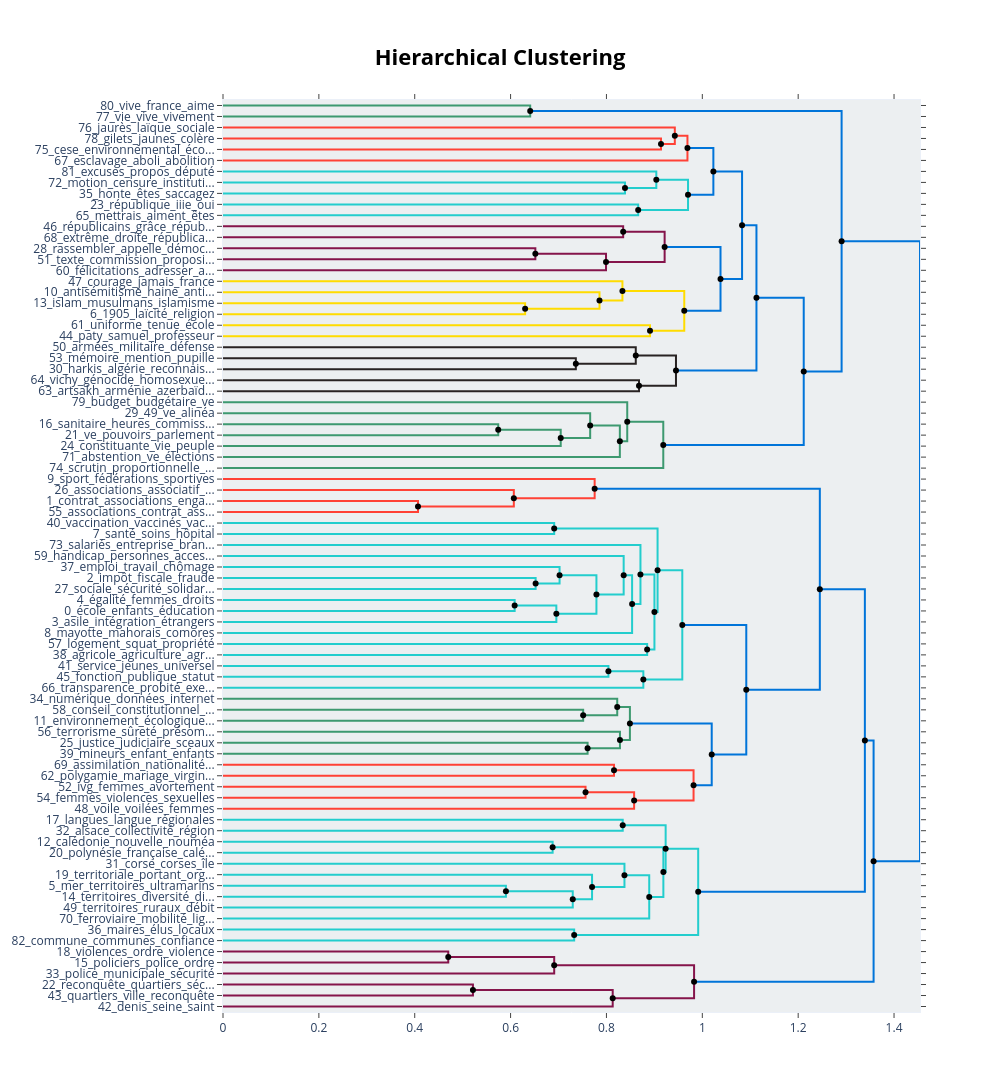

Notebook source saved alongside this figure:
### Code cell
fig_hierarchical = topic_model.visualize_hierarchy(
    hierarchical_topics=hierarchical_topics
)
fig_hierarchical

### Figure 1 — Plotly figure (JSON) as saved in the notebook; plotly's stock layout.template omitted (floating-point values rounded to 4 significant figures)
{"data": [{"hoverinfo": "text", "marker": {"color": "rgb(61,153,112)"}, "mode": "lines", "text": ["vive_france_aime_solennel_république", "", "", "vie_vive_vivement_constituante_république"], "type": "scatter", "x": [0.0, 0.6409, 0.6409, 0.0], "xaxis": "x", "y": [-5.0, -5.0, -15.0, -15.0], "yaxis": "y"}, {"hoverinfo": "text", "marker": {"color": "rgb(255,65,54)"}, "mode": "lines", "text": ["gilets_jaunes_colère_gilet_pays", "", "", "cese_environnemental_économique_conseil_social"], "type": "scatter", "x": [0.0, 0.9138, 0.9138, 0.0], "xaxis": "x", "y": [-35.0, -35.0, -45.0, -45.0], "yaxis": "y"}, {"hoverinfo": "text", "marker": {"color": "rgb(255,65,54)"}, "mode": "lines", "text": ["jaurès_laïque_sociale_restera_jean", "", "", "cese_gilets_jaunes_environnemental_économique"], "type": "scatter", "x": [0.0, 0.9426, 0.9426, 0.9138], "xaxis": "x", "y": [-25.0, -25.0, -40.0, -40.0], "yaxis": "y"}, {"hoverinfo": "text", "marker": {"color": "rgb(255,65,54)"}, "mode": "lines", "text": ["cese_sociale_jaurès_laïque_gilets", "", "", "esclavage_aboli_abolition_crime_martinique"], "type": "scatter", "x": [0.9426, 0.969, 0.969, 0.0], "xaxis": "x", "y": [-32.5, -32.5, -55.0, -55.0], "yaxis": "y"}, {"hoverinfo": "text", "marker": {"color": "rgb(35,205,205)"}, "mode": "lines", "text": ["motion_censure_institutions_cherchez_madame", "", "", "honte_êtes_saccagez_république_détruire"], "type": "scatter", "x": [0.0, 0.8386, 0.8386, 0.0], "xaxis": "x", "y": [-75.0, -75.0, -85.0, -85.0], "yaxis": "y"}, {"hoverinfo": "text", "marker": {"color": "rgb(35,205,205)"}, "mode": "lines", "text": ["excuses_propos_député_collègue_présenter", "", "", "honte_êtes_république_institutions_motion"], "type": "scatter", "x": [0.0, 0.904, 0.904, 0.8386], "xaxis": "x", "y": [-65.0, -65.0, -80.0, -80.0], "yaxis": "y"}, {"hoverinfo": "text", "marker": {"color": "rgb(35,205,205)"}, "mode": "lines", "text": ["république_iiie_oui_fusibles_revenez", "", "", "mettrais_aiment_êtes_suspicion_républicain"], "type": "scatter", "x": [0.0, 0.8662, 0.8662, 0.0], "xaxis": "x", "y": [-95.0, -95.0, -105.0, -105.0], "yaxis": "y"}, {"hoverinfo": "text", "marker": {"color": "rgb(35,205,205)"}, "mode": "lines", "text": ["honte_êtes_république_avez_excuses", "", "", "république_mettrais_êtes_républicain_iiie"], "type": "scatter", "x": [0.904, 0.9702, 0.9702, 0.8662], "xaxis": "x", "y": [-72.5, -72.5, -100.0, -100.0], "yaxis": "y"}, {"hoverinfo": "text", "marker": {"color": "rgb(0,116,217)"}, "mode": "lines", "text": ["esclavage_cese_sociale_jaurès_laïque", "", "", "république_êtes_honte_avez_excuses"], "type": "scatter", "x": [0.969, 1.023, 1.023, 0.9702], "xaxis": "x", "y": [-43.75, -43.75, -86.25, -86.25], "yaxis": "y"}, {"hoverinfo": "text", "marker": {"color": "rgb(133,20,75)"}, "mode": "lines", "text": ["républicains_grâce_républicain_discours_vrais", "", "", "extrême_droite_républicains_opposition_socialistes"], "type": "scatter", "x": [0.0, 0.8349, 0.8349, 0.0], "xaxis": "x", "y": [-115.0, -115.0, -125.0, -125.0], "yaxis": "y"}, {"hoverinfo": "text", "marker": {"color": "rgb(133,20,75)"}, "mode": "lines", "text": ["rassembler_appelle_démocratie_ensemble_autour", "", "", "texte_commission_proposition_travail_groupes"], "type": "scatter", "x": [0.0, 0.6517, 0.6517, 0.0], "xaxis": "x", "y": [-135.0, -135.0, -145.0, -145.0], "yaxis": "y"}, {"hoverinfo": "text", "marker": {"color": "rgb(133,20,75)"}, "mode": "lines", "text": ["rassembler_ensemble_texte_républicains_autour", "", "", "félicitations_adresser_adresse_député_monsieur"], "type": "scatter", "x": [0.6517, 0.7991, 0.7991, 0.0], "xaxis": "x", "y": [-140.0, -140.0, -155.0, -155.0], "yaxis": "y"}, {"hoverinfo": "text", "marker": {"color": "rgb(133,20,75)"}, "mode": "lines", "text": ["républicains_droite_extrême_républicain_grâce", "", "", "ensemble_rassembler_texte_députés_félicitations"], "type": "scatter", "x": [0.8349, 0.9214, 0.9214, 0.7991], "xaxis": "x", "y": [-120.0, -120.0, -147.5, -147.5], "yaxis": "y"}, {"hoverinfo": "text", "marker": {"color": "rgb(255,220,0)"}, "mode": "lines", "text": ["islam_musulmans_islamisme_islamiste_contre", "", "", "1905_laïcité_religion_culte_liberté"], "type": "scatter", "x": [0.0, 0.6303, 0.6303, 0.0], "xaxis": "x", "y": [-185.0, -185.0, -195.0, -195.0], "yaxis": "y"}, {"hoverinfo": "text", "marker": {"color": "rgb(255,220,0)"}, "mode": "lines", "text": ["antisémitisme_haine_antisémites_racisme_juifs", "", "", "laïcité_religion_1905_culte_islam"], "type": "scatter", "x": [0.0, 0.7855, 0.7855, 0.6303], "xaxis": "x", "y": [-175.0, -175.0, -190.0, -190.0], "yaxis": "y"}, {"hoverinfo": "text", "marker": {"color": "rgb(255,220,0)"}, "mode": "lines", "text": ["courage_jamais_france_république_ennemis", "", "", "antisémitisme_laïcité_religion_1905_culte"], "type": "scatter", "x": [0.0, 0.8333, 0.8333, 0.7855], "xaxis": "x", "y": [-165.0, -165.0, -182.5, -182.5], "yaxis": "y"}, {"hoverinfo": "text", "marker": {"color": "rgb(255,220,0)"}, "mode": "lines", "text": ["uniforme_tenue_école_port_scolaire", "", "", "paty_samuel_professeur_assassinat_islamiste"], "type": "scatter", "x": [0.0, 0.8909, 0.8909, 0.0], "xaxis": "x", "y": [-205.0, -205.0, -215.0, -215.0], "yaxis": "y"}, {"hoverinfo": "text", "marker": {"color": "rgb(255,220,0)"}, "mode": "lines", "text": ["antisémitisme_laïcité_religion_1905_culte", "", "", "paty_samuel_uniforme_école_professeur"], "type": "scatter", "x": [0.8333, 0.9623, 0.9623, 0.8909], "xaxis": "x", "y": [-173.8, -173.8, -210.0, -210.0], "yaxis": "y"}, {"hoverinfo": "text", "marker": {"color": "rgb(0,116,217)"}, "mode": "lines", "text": ["républicains_ensemble_texte_rassembler_députés", "", "", "antisémitisme_laïcité_religion_1905_culte"], "type": "scatter", "x": [0.9214, 1.038, 1.038, 0.9623], "xaxis": "x", "y": [-133.8, -133.8, -191.9, -191.9], "yaxis": "y"}, {"hoverinfo": "text", "marker": {"color": "rgb(0,116,217)"}, "mode": "lines", "text": ["esclavage_cese_république_sociale_jaurès", "", "", "antisémitisme_laïcité_religion_1905_république"], "type": "scatter", "x": [1.023, 1.083, 1.083, 1.038], "xaxis": "x", "y": [-65.0, -65.0, -162.8, -162.8], "yaxis": "y"}, {"hoverinfo": "text", "marker": {"color": "rgb(40,35,35)"}, "mode": "lines", "text": ["mémoire_mention_pupille_combattants_morts", "", "", "harkis_algérie_reconnaissance_réparation_mémoire"], "type": "scatter", "x": [0.0, 0.7361, 0.7361, 0.0], "xaxis": "x", "y": [-235.0, -235.0, -245.0, -245.0], "yaxis": "y"}, {"hoverinfo": "text", "marker": {"color": "rgb(40,35,35)"}, "mode": "lines", "text": ["armées_militaire_défense_militaires_ministère", "", "", "harkis_reconnaissance_algérie_mémoire_réparation"], "type": "scatter", "x": [0.0, 0.8612, 0.8612, 0.7361], "xaxis": "x", "y": [-225.0, -225.0, -240.0, -240.0], "yaxis": "y"}, {"hoverinfo": "text", "marker": {"color": "rgb(40,35,35)"}, "mode": "lines", "text": ["vichy_génocide_homosexuelles_homosexualité_régime", "", "", "artsakh_arménie_azerbaïdjan_karabakh_arméniens"], "type": "scatter", "x": [0.0, 0.868, 0.868, 0.0], "xaxis": "x", "y": [-255.0, -255.0, -265.0, -265.0], "yaxis": "y"}, {"hoverinfo": "text", "marker": {"color": "rgb(40,35,35)"}, "mode": "lines", "text": ["harkis_reconnaissance_mémoire_algérie_armées", "", "", "artsakh_arménie_azerbaïdjan_karabakh_vichy"], "type": "scatter", "x": [0.8612, 0.9451, 0.9451, 0.868], "xaxis": "x", "y": [-232.5, -232.5, -260.0, -260.0], "yaxis": "y"}, {"hoverinfo": "text", "marker": {"color": "rgb(0,116,217)"}, "mode": "lines", "text": ["république_antisémitisme_laïcité_religion_1905", "", "", "harkis_reconnaissance_mémoire_armées_algérie"], "type": "scatter", "x": [1.083, 1.113, 1.113, 0.9451], "xaxis": "x", "y": [-113.9, -113.9, -246.2, -246.2], "yaxis": "y"}, {"hoverinfo": "text", "marker": {"color": "rgb(61,153,112)"}, "mode": "lines", "text": ["sanitaire_heures_commission_parlement_crise", "", "", "ve_pouvoirs_parlement_président_exécutif"], "type": "scatter", "x": [0.0, 0.5742, 0.5742, 0.0], "xaxis": "x", "y": [-295.0, -295.0, -305.0, -305.0], "yaxis": "y"}, {"hoverinfo": "text", "marker": {"color": "rgb(61,153,112)"}, "mode": "lines", "text": ["ve_parlement_pouvoirs_président_république", "", "", "constituante_vie_peuple_assemblée_référendum"], "type": "scatter", "x": [0.5742, 0.7046, 0.7046, 0.0], "xaxis": "x", "y": [-300.0, -300.0, -315.0, -315.0], "yaxis": "y"}, {"hoverinfo": "text", "marker": {"color": "rgb(61,153,112)"}, "mode": "lines", "text": ["49_ve_alinéa_recours_censure", "", "", "ve_parlement_institutions_assemblée_constituante"], "type": "scatter", "x": [0.0, 0.766, 0.766, 0.7046], "xaxis": "x", "y": [-285.0, -285.0, -307.5, -307.5], "yaxis": "y"}, {"hoverinfo": "text", "marker": {"color": "rgb(61,153,112)"}, "mode": "lines", "text": ["ve_49_parlement_assemblée_institutions", "", "", "abstention_ve_élections_suffrage_politique"], "type": "scatter", "x": [0.766, 0.8279, 0.8279, 0.0], "xaxis": "x", "y": [-296.2, -296.2, -325.0, -325.0], "yaxis": "y"}, {"hoverinfo": "text", "marker": {"color": "rgb(61,153,112)"}, "mode": "lines", "text": ["budget_budgétaire_ve_recettes_articles", "", "", "ve_49_parlement_assemblée_institutions"], "type": "scatter", "x": [0.0, 0.8434, 0.8434, 0.8279], "xaxis": "x", "y": [-275.0, -275.0, -310.6, -310.6], "yaxis": "y"}, {"hoverinfo": "text", "marker": {"color": "rgb(61,153,112)"}, "mode": "lines", "text": ["ve_49_parlement_assemblée_institutions", "", "", "scrutin_proportionnelle_instabilité_ive_mode"], "type": "scatter", "x": [0.8434, 0.9186, 0.9186, 0.0], "xaxis": "x", "y": [-292.8, -292.8, -335.0, -335.0], "yaxis": "y"}, {"hoverinfo": "text", "marker": {"color": "rgb(0,116,217)"}, "mode": "lines", "text": ["république_antisémitisme_france_laïcité_qu", "", "", "ve_49_parlement_assemblée_institutions"], "type": "scatter", "x": [1.113, 1.212, 1.212, 0.9186], "xaxis": "x", "y": [-180.1, -180.1, -313.9, -313.9], "yaxis": "y"}, {"hoverinfo": "text", "marker": {"color": "rgb(0,116,217)"}, "mode": "lines", "text": ["vive_vie_vivement_république_france", "", "", "république_ve_qu_france_assemblée"], "type": "scatter", "x": [0.6409, 1.291, 1.291, 1.212], "xaxis": "x", "y": [-10.0, -10.0, -247.0, -247.0], "yaxis": "y"}, {"hoverinfo": "text", "marker": {"color": "rgb(255,65,54)"}, "mode": "lines", "text": ["contrat_associations_engagement_association_républicain", "", "", "associations_contrat_association_engagement_cultuelles"], "type": "scatter", "x": [0.0, 0.4069, 0.4069, 0.0], "xaxis": "x", "y": [-365.0, -365.0, -375.0, -375.0], "yaxis": "y"}, {"hoverinfo": "text", "marker": {"color": "rgb(255,65,54)"}, "mode": "lines", "text": ["associations_associatif_bénévoles_millions_associative", "", "", "contrat_associations_engagement_association_républicain"], "type": "scatter", "x": [0.0, 0.6068, 0.6068, 0.4069], "xaxis": "x", "y": [-355.0, -355.0, -370.0, -370.0], "yaxis": "y"}, {"hoverinfo": "text", "marker": {"color": "rgb(255,65,54)"}, "mode": "lines", "text": ["sport_fédérations_sportives_sportif_sportifs", "", "", "associations_contrat_engagement_association_républicain"], "type": "scatter", "x": [0.0, 0.7754, 0.7754, 0.6068], "xaxis": "x", "y": [-345.0, -345.0, -362.5, -362.5], "yaxis": "y"}, {"hoverinfo": "text", "marker": {"color": "rgb(35,205,205)"}, "mode": "lines", "text": ["vaccination_vaccinés_vaccinale_vacciner_soignants", "", "", "santé_soins_hôpital_accès_sanitaire"], "type": "scatter", "x": [0.0, 0.6909, 0.6909, 0.0], "xaxis": "x", "y": [-385.0, -385.0, -395.0, -395.0], "yaxis": "y"}, {"hoverinfo": "text", "marker": {"color": "rgb(35,205,205)"}, "mode": "lines", "text": ["impôt_fiscale_fraude_euros_milliards", "", "", "sociale_sécurité_solidarité_système_retraite"], "type": "scatter", "x": [0.0, 0.6522, 0.6522, 0.0], "xaxis": "x", "y": [-435.0, -435.0, -445.0, -445.0], "yaxis": "y"}, {"hoverinfo": "text", "marker": {"color": "rgb(35,205,205)"}, "mode": "lines", "text": ["emploi_travail_chômage_entreprises_croissance", "", "", "impôt_fiscale_fraude_sociale_euros"], "type": "scatter", "x": [0.0, 0.7022, 0.7022, 0.6522], "xaxis": "x", "y": [-425.0, -425.0, -440.0, -440.0], "yaxis": "y"}, {"hoverinfo": "text", "marker": {"color": "rgb(35,205,205)"}, "mode": "lines", "text": ["égalité_femmes_droits_hommes_fraternité", "", "", "école_enfants_éducation_élèves_enseignement"], "type": "scatter", "x": [0.0, 0.6085, 0.6085, 0.0], "xaxis": "x", "y": [-455.0, -455.0, -465.0, -465.0], "yaxis": "y"}, {"hoverinfo": "text", "marker": {"color": "rgb(35,205,205)"}, "mode": "lines", "text": ["école_enfants_éducation_élèves_enseignement", "", "", "asile_intégration_étrangers_immigration_accueil"], "type": "scatter", "x": [0.6085, 0.6955, 0.6955, 0.0], "xaxis": "x", "y": [-460.0, -460.0, -475.0, -475.0], "yaxis": "y"}, {"hoverinfo": "text", "marker": {"color": "rgb(35,205,205)"}, "mode": "lines", "text": ["impôt_fiscale_fraude_sociale_euros", "", "", "école_enfants_éducation_élèves_enseignement"], "type": "scatter", "x": [0.7022, 0.7791, 0.7791, 0.6955], "xaxis": "x", "y": [-432.5, -432.5, -467.5, -467.5], "yaxis": "y"}, {"hoverinfo": "text", "marker": {"color": "rgb(35,205,205)"}, "mode": "lines", "text": ["handicap_personnes_accessibilité_handicapées_situation", "", "", "école_enfants_éducation_élèves_république"], "type": "scatter", "x": [0.0, 0.8359, 0.8359, 0.7791], "xaxis": "x", "y": [-415.0, -415.0, -450.0, -450.0], "yaxis": "y"}, {"hoverinfo": "text", "marker": {"color": "rgb(35,205,205)"}, "mode": "lines", "text": ["école_enfants_éducation_élèves_république", "", "", "mayotte_mahorais_comores_territoire_situation"], "type": "scatter", "x": [0.8359, 0.8535, 0.8535, 0.0], "xaxis": "x", "y": [-432.5, -432.5, -485.0, -485.0], "yaxis": "y"}, {"hoverinfo": "text", "marker": {"color": "rgb(35,205,205)"}, "mode": "lines", "text": ["salariés_entreprise_branche_entreprises_travailleurs", "", "", "école_enfants_éducation_élèves_république"], "type": "scatter", "x": [0.0, 0.8709, 0.8709, 0.8535], "xaxis": "x", "y": [-405.0, -405.0, -458.8, -458.8], "yaxis": "y"}, {"hoverinfo": "text", "marker": {"color": "rgb(35,205,205)"}, "mode": "lines", "text": ["logement_squat_propriété_propriétaires_squatteurs", "", "", "agricole_agriculture_agriculteurs_alimentaire_alimentation"], "type": "scatter", "x": [0.0, 0.8849, 0.8849, 0.0], "xaxis": "x", "y": [-495.0, -495.0, -505.0, -505.0], "yaxis": "y"}, {"hoverinfo": "text", "marker": {"color": "rgb(35,205,205)"}, "mode": "lines", "text": ["école_enfants_éducation_république_élèves", "", "", "agricole_agriculture_agriculteurs_logement_squat"], "type": "scatter", "x": [0.8709, 0.9001, 0.9001, 0.8849], "xaxis": "x", "y": [-431.9, -431.9, -500.0, -500.0], "yaxis": "y"}, {"hoverinfo": "text", "marker": {"color": "rgb(35,205,205)"}, "mode": "lines", "text": ["santé_soins_hôpital_sanitaire_soignants", "", "", "école_enfants_éducation_république_élèves"], "type": "scatter", "x": [0.6909, 0.9066, 0.9066, 0.9001], "xaxis": "x", "y": [-390.0, -390.0, -465.9, -465.9], "yaxis": "y"}, {"hoverinfo": "text", "marker": {"color": "rgb(35,205,205)"}, "mode": "lines", "text": ["service_jeunes_universel_snu_national", "", "", "fonction_publique_statut_publics_service"], "type": "scatter", "x": [0.0, 0.8041, 0.8041, 0.0], "xaxis": "x", "y": [-515.0, -515.0, -525.0, -525.0], "yaxis": "y"}, {"hoverinfo": "text", "marker": {"color": "rgb(35,205,205)"}, "mode": "lines", "text": ["service_jeunes_universel_snu_fonction", "", "", "transparence_probité_exemplarité_corruption_confiance"], "type": "scatter", "x": [0.8041, 0.877, 0.877, 0.0], "xaxis": "x", "y": [-520.0, -520.0, -535.0, -535.0], "yaxis": "y"}, {"hoverinfo": "text", "marker": {"color": "rgb(35,205,205)"}, "mode": "lines", "text": ["école_enfants_république_éducation_égalité", "", "", "service_jeunes_universel_snu_publique"], "type": "scatter", "x": [0.9066, 0.9582, 0.9582, 0.877], "xaxis": "x", "y": [-428.0, -428.0, -527.5, -527.5], "yaxis": "y"}, {"hoverinfo": "text", "marker": {"color": "rgb(61,153,112)"}, "mode": "lines", "text": ["conseil_constitutionnel_principes_dispositions_avis", "", "", "environnement_écologique_préservation_climatique_constitution"], "type": "scatter", "x": [0.0, 0.7514, 0.7514, 0.0], "xaxis": "x", "y": [-555.0, -555.0, -565.0, -565.0], "yaxis": "y"}, {"hoverinfo": "text", "marker": {"color": "rgb(61,153,112)"}, "mode": "lines", "text": ["numérique_données_internet_cnil_loi", "", "", "environnement_écologique_préservation_climatique_constitution"], "type": "scatter", "x": [0.0, 0.8225, 0.8225, 0.7514], "xaxis": "x", "y": [-545.0, -545.0, -560.0, -560.0], "yaxis": "y"}, {"hoverinfo": "text", "marker": {"color": "rgb(61,153,112)"}, "mode": "lines", "text": ["justice_judiciaire_sceaux_garde_juges", "", "", "mineurs_enfant_enfants_âge_mineur"], "type": "scatter", "x": [0.0, 0.7607, 0.7607, 0.0], "xaxis": "x", "y": [-585.0, -585.0, -595.0, -595.0], "yaxis": "y"}, {"hoverinfo": "text", "marker": {"color": "rgb(61,153,112)"}, "mode": "lines", "text": ["terrorisme_sûreté_présomption_état_urgence", "", "", "justice_mineurs_judiciaire_pénale_sceaux"], "type": "scatter", "x": [0.0, 0.8282, 0.8282, 0.7607], "xaxis": "x", "y": [-575.0, -575.0, -590.0, -590.0], "yaxis": "y"}, {"hoverinfo": "text", "marker": {"color": "rgb(61,153,112)"}, "mode": "lines", "text": ["environnement_écologique_préservation_numérique_climatique", "", "", "justice_mineurs_judiciaire_sceaux_pénale"], "type": "scatter", "x": [0.8225, 0.8489, 0.8489, 0.8282], "xaxis": "x", "y": [-552.5, -552.5, -582.5, -582.5], "yaxis": "y"}, {"hoverinfo": "text", "marker": {"color": "rgb(255,65,54)"}, "mode": "lines", "text": ["assimilation_nationalité_française_sol_français", "", "", "polygamie_mariage_virginité_civil_mariages"], "type": "scatter", "x": [0.0, 0.8158, 0.8158, 0.0], "xaxis": "x", "y": [-605.0, -605.0, -615.0, -615.0], "yaxis": "y"}, {"hoverinfo": "text", "marker": {"color": "rgb(255,65,54)"}, "mode": "lines", "text": ["ivg_femmes_avortement_grossesse_clause", "", "", "femmes_violences_sexuelles_rue_mutilations"], "type": "scatter", "x": [0.0, 0.7564, 0.7564, 0.0], "xaxis": "x", "y": [-625.0, -625.0, -635.0, -635.0], "yaxis": "y"}, {"hoverinfo": "text", "marker": {"color": "rgb(255,65,54)"}, "mode": "lines", "text": ["femmes_ivg_avortement_violences_sexuelles", "", "", "voile_voilées_femmes_port_refusé"], "type": "scatter", "x": [0.7564, 0.8577, 0.8577, 0.0], "xaxis": "x", "y": [-630.0, -630.0, -645.0, -645.0], "yaxis": "y"}, {"hoverinfo": "text", "marker": {"color": "rgb(255,65,54)"}, "mode": "lines", "text": ["nationalité_assimilation_mariage_polygamie_civil", "", "", "femmes_voile_ivg_avortement_femme"], "type": "scatter", "x": [0.8158, 0.9817, 0.9817, 0.8577], "xaxis": "x", "y": [-610.0, -610.0, -637.5, -637.5], "yaxis": "y"}, {"hoverinfo": "text", "marker": {"color": "rgb(0,116,217)"}, "mode": "lines", "text": ["environnement_justice_écologique_préservation_numérique", "", "", "femmes_voile_ivg_droit_nationalité"], "type": "scatter", "x": [0.8489, 1.02, 1.02, 0.9817], "xaxis": "x", "y": [-567.5, -567.5, -623.8, -623.8], "yaxis": "y"}, {"hoverinfo": "text", "marker": {"color": "rgb(0,116,217)"}, "mode": "lines", "text": ["école_enfants_république_éducation_égalité", "", "", "environnement_femmes_justice_droit_écologique"], "type": "scatter", "x": [0.9582, 1.092, 1.092, 1.02], "xaxis": "x", "y": [-477.7, -477.7, -595.6, -595.6], "yaxis": "y"}, {"hoverinfo": "text", "marker": {"color": "rgb(0,116,217)"}, "mode": "lines", "text": ["associations_contrat_engagement_association_sport", "", "", "école_république_enfants_qu_égalité"], "type": "scatter", "x": [0.7754, 1.245, 1.245, 1.092], "xaxis": "x", "y": [-353.8, -353.8, -536.7, -536.7], "yaxis": "y"}, {"hoverinfo": "text", "marker": {"color": "rgb(35,205,205)"}, "mode": "lines", "text": ["langues_langue_régionales_français_régionale", "", "", "alsace_collectivité_région_alsaciens_moselle"], "type": "scatter", "x": [0.0, 0.834, 0.834, 0.0], "xaxis": "x", "y": [-655.0, -655.0, -665.0, -665.0], "yaxis": "y"}, {"hoverinfo": "text", "marker": {"color": "rgb(35,205,205)"}, "mode": "lines", "text": ["calédonie_nouvelle_nouméa_calédoniens_accord", "", "", "polynésie_française_calédonie_statut_mer"], "type": "scatter", "x": [0.0, 0.6877, 0.6877, 0.0], "xaxis": "x", "y": [-675.0, -675.0, -685.0, -685.0], "yaxis": "y"}, {"hoverinfo": "text", "marker": {"color": "rgb(35,205,205)"}, "mode": "lines", "text": ["mer_territoires_ultramarins_guyane_hexagone", "", "", "territoires_diversité_différenciation_décentralisation_décentralisée"], "type": "scatter", "x": [0.0, 0.5902, 0.5902, 0.0], "xaxis": "x", "y": [-715.0, -715.0, -725.0, -725.0], "yaxis": "y"}, {"hoverinfo": "text", "marker": {"color": "rgb(35,205,205)"}, "mode": "lines", "text": ["mer_territoires_ultramarins_guyane_différenciation", "", "", "territoires_ruraux_débit_métropoles_accès"], "type": "scatter", "x": [0.5902, 0.7297, 0.7297, 0.0], "xaxis": "x", "y": [-720.0, -720.0, -735.0, -735.0], "yaxis": "y"}, {"hoverinfo": "text", "marker": {"color": "rgb(35,205,205)"}, "mode": "lines", "text": ["territoriale_portant_organisation_nouvelle_loi", "", "", "mer_territoires_ultramarins_différenciation_guyane"], "type": "scatter", "x": [0.0, 0.77, 0.77, 0.7297], "xaxis": "x", "y": [-705.0, -705.0, -727.5, -727.5], "yaxis": "y"}, {"hoverinfo": "text", "marker": {"color": "rgb(35,205,205)"}, "mode": "lines", "text": ["corse_corses_île_statut_autonomie", "", "", "territoires_mer_territoriale_organisation_portant"], "type": "scatter", "x": [0.0, 0.8376, 0.8376, 0.77], "xaxis": "x", "y": [-695.0, -695.0, -716.2, -716.2], "yaxis": "y"}, {"hoverinfo": "text", "marker": {"color": "rgb(35,205,205)"}, "mode": "lines", "text": ["territoires_mer_territoriale_organisation_corse", "", "", "ferroviaire_mobilité_lignes_sncf_transport"], "type": "scatter", "x": [0.8376, 0.8892, 0.8892, 0.0], "xaxis": "x", "y": [-705.6, -705.6, -745.0, -745.0], "yaxis": "y"}, {"hoverinfo": "text", "marker": {"color": "rgb(35,205,205)"}, "mode": "lines", "text": ["calédonie_polynésie_nouvelle_française_calédoniens", "", "", "territoires_mer_territoriale_organisation_corse"], "type": "scatter", "x": [0.6877, 0.9187, 0.9187, 0.8892], "xaxis": "x", "y": [-680.0, -680.0, -725.3, -725.3], "yaxis": "y"}, {"hoverinfo": "text", "marker": {"color": "rgb(35,205,205)"}, "mode": "lines", "text": ["langues_langue_régionales_alsace_français", "", "", "mer_territoires_nouvelle_calédonie_territoriale"], "type": "scatter", "x": [0.834, 0.9235, 0.9235, 0.9187], "xaxis": "x", "y": [-660.0, -660.0, -702.7, -702.7], "yaxis": "y"}, {"hoverinfo": "text", "marker": {"color": "rgb(35,205,205)"}, "mode": "lines", "text": ["maires_élus_locaux_maire_quotidien", "", "", "commune_communes_confiance_décentralisée_collectivités"], "type": "scatter", "x": [0.0, 0.7326, 0.7326, 0.0], "xaxis": "x", "y": [-755.0, -755.0, -765.0, -765.0], "yaxis": "y"}, {"hoverinfo": "text", "marker": {"color": "rgb(35,205,205)"}, "mode": "lines", "text": ["territoires_mer_nouvelle_calédonie_territoriale", "", "", "maires_élus_locaux_commune_maire"], "type": "scatter", "x": [0.9235, 0.9914, 0.9914, 0.7326], "xaxis": "x", "y": [-681.3, -681.3, -760.0, -760.0], "yaxis": "y"}, {"hoverinfo": "text", "marker": {"color": "rgb(0,116,217)"}, "mode": "lines", "text": ["école_république_contrat_qu_enfants", "", "", "territoires_mer_nouvelle_calédonie_territoriale"], "type": "scatter", "x": [1.245, 1.339, 1.339, 0.9914], "xaxis": "x", "y": [-445.2, -445.2, -720.7, -720.7], "yaxis": "y"}, {"hoverinfo": "text", "marker": {"color": "rgb(133,20,75)"}, "mode": "lines", "text": ["violences_ordre_violence_élus_policiers", "", "", "policiers_police_ordre_gendarmes_forces"], "type": "scatter", "x": [0.0, 0.47, 0.47, 0.0], "xaxis": "x", "y": [-775.0, -775.0, -785.0, -785.0], "yaxis": "y"}, {"hoverinfo": "text", "marker": {"color": "rgb(133,20,75)"}, "mode": "lines", "text": ["policiers_ordre_forces_gendarmes_violences", "", "", "police_municipale_sécurité_nationale_proximité"], "type": "scatter", "x": [0.47, 0.691, 0.691, 0.0], "xaxis": "x", "y": [-780.0, -780.0, -795.0, -795.0], "yaxis": "y"}, {"hoverinfo": "text", "marker": {"color": "rgb(133,20,75)"}, "mode": "lines", "text": ["reconquête_quartiers_sécurité_police_policiers", "", "", "quartiers_ville_reconquête_politique_habitants"], "type": "scatter", "x": [0.0, 0.5214, 0.5214, 0.0], "xaxis": "x", "y": [-805.0, -805.0, -815.0, -815.0], "yaxis": "y"}, {"hoverinfo": "text", "marker": {"color": "rgb(133,20,75)"}, "mode": "lines", "text": ["quartiers_reconquête_sécurité_police_républicaine", "", "", "denis_seine_saint_département_habitants"], "type": "scatter", "x": [0.5214, 0.813, 0.813, 0.0], "xaxis": "x", "y": [-810.0, -810.0, -825.0, -825.0], "yaxis": "y"}, {"hoverinfo": "text", "marker": {"color": "rgb(133,20,75)"}, "mode": "lines", "text": ["police_policiers_ordre_forces_gendarmes", "", "", "quartiers_reconquête_denis_saint_seine"], "type": "scatter", "x": [0.691, 0.9828, 0.9828, 0.813], "xaxis": "x", "y": [-787.5, -787.5, -817.5, -817.5], "yaxis": "y"}, {"hoverinfo": "text", "marker": {"color": "rgb(0,116,217)"}, "mode": "lines", "text": ["école_république_qu_loi_contrat", "", "", "police_policiers_quartiers_sécurité_reconquête"], "type": "scatter", "x": [1.339, 1.357, 1.357, 0.9828], "xaxis": "x", "y": [-582.9, -582.9, -802.5, -802.5], "yaxis": "y"}, {"hoverinfo": "text", "marker": {"color": "rgb(0,116,217)"}, "mode": "lines", "text": ["république_ve_qu_france_assemblée", "", "", "république_école_qu_loi_républicain"], "type": "scatter", "x": [1.291, 1.454, 1.454, 1.357], "xaxis": "x", "y": [-128.5, -128.5, -692.7, -692.7], "yaxis": "y"}, {"hoverinfo": "text", "hovertext": ["cese_sociale_jaurès_laïque_gilets", "honte_êtes_république_avez_excuses", "esclavage_cese_sociale_jaurès_laïque", "rassembler_ensemble_texte_républicains_autour", "républicains_droite_extrême_républicain_grâce", "antisémitisme_laïcité_religion_1905_culte", "républicains_ensemble_texte_rassembler_députés", "esclavage_cese_république_sociale_jaurès", "harkis_reconnaissance_mémoire_algérie_armées", "république_antisémitisme_laïcité_religion_1905", "ve_parlement_pouvoirs_président_république", "ve_49_parlement_assemblée_institutions", "ve_49_parlement_assemblée_institutions", "république_antisémitisme_france_laïcité_qu", "vive_vie_vivement_république_france", "école_enfants_éducation_élèves_enseignement", "impôt_fiscale_fraude_sociale_euros", "école_enfants_éducation_élèves_république", "école_enfants_éducation_république_élèves", "santé_soins_hôpital_sanitaire_soignants", "service_jeunes_universel_snu_fonction", "école_enfants_république_éducation_égalité", "environnement_écologique_préservation_numérique_climatique", "femmes_ivg_avortement_violences_sexuelles", "nationalité_assimilation_mariage_polygamie_civil", "environnement_justice_écologique_préservation_numérique", "école_enfants_république_éducation_égalité", "associations_contrat_engagement_association_sport", "mer_territoires_ultramarins_guyane_différenciation", "territoires_mer_territoriale_organisation_corse", "calédonie_polynésie_nouvelle_française_calédoniens", "langues_langue_régionales_alsace_français", "territoires_mer_nouvelle_calédonie_territoriale", "école_république_contrat_qu_enfants", "policiers_ordre_forces_gendarmes_violences", "quartiers_reconquête_sécurité_police_républicaine", "police_policiers_ordre_forces_gendarmes", "école_république_qu_loi_contrat", "république_ve_qu_france_assemblée"], "marker": {"color": "black"}, "mode": "markers", "showlegend": false, "type": "scatter", "x": [0.9426, 0.904, 0.969, 0.6517, 0.8349, 0.8333, 0.9214, 1.023, 0.8612, 1.083, 0.5742, 0.766, 0.8434, 1.113, 0.6409, 0.6085, 0.7022, 0.8359, 0.8709, 0.6909, 0.8041, 0.9066, 0.8225, 0.7564, 0.8158, 0.8489, 0.9582, 0.7754, 0.5902, 0.8376, 0.6877, 0.834, 0.9235, 1.245, 0.47, 0.5214, 0.691, 1.339, 1.291], "y": [-32.5, -72.5, -43.75, -140, -120, -173.8, -133.8, -65, -232.5, -113.9, -300, -296.2, -292.8, -180.1, -10, -460, -432.5, -432.5, -431.9, -390, -520, -428.0, -552.5, -630, -610, -567.5, -477.7, -353.8, -720, -705.6, -680, -660, -681.3, -445.2, -780, -810, -787.5, -582.9, -128.5]}, {"hoverinfo": "text", "hovertext": ["cese_gilets_jaunes_environnemental_économique", "honte_êtes_république_institutions_motion", "république_mettrais_êtes_républicain_iiie", "république_êtes_honte_avez_excuses", "ensemble_rassembler_texte_députés_félicitations", "laïcité_religion_1905_culte_islam", "antisémitisme_laïcité_religion_1905_culte", "paty_samuel_uniforme_école_professeur", "antisémitisme_laïcité_religion_1905_culte", "antisémitisme_laïcité_religion_1905_république", "harkis_reconnaissance_algérie_mémoire_réparation", "artsakh_arménie_azerbaïdjan_karabakh_vichy", "harkis_reconnaissance_mémoire_armées_algérie", "ve_parlement_institutions_assemblée_constituante", "ve_49_parlement_assemblée_institutions", "ve_49_parlement_assemblée_institutions", "république_ve_qu_france_assemblée", "contrat_associations_engagement_association_républicain", "associations_contrat_engagement_association_républicain", "impôt_fiscale_fraude_sociale_euros", "école_enfants_éducation_élèves_enseignement", "école_enfants_éducation_élèves_république", "école_enfants_éducation_élèves_république", "agricole_agriculture_agriculteurs_logement_squat", "école_enfants_éducation_république_élèves", "service_jeunes_universel_snu_publique", "environnement_écologique_préservation_climatique_constitution", "justice_mineurs_judiciaire_pénale_sceaux", "justice_mineurs_judiciaire_sceaux_pénale", "femmes_voile_ivg_avortement_femme", "femmes_voile_ivg_droit_nationalité", "environnement_femmes_justice_droit_écologique", "école_république_enfants_qu_égalité", "mer_territoires_ultramarins_différenciation_guyane", "territoires_mer_territoriale_organisation_portant", "territoires_mer_territoriale_organisation_corse", "mer_territoires_nouvelle_calédonie_territoriale", "maires_élus_locaux_commune_maire", "territoires_mer_nouvelle_calédonie_territoriale", "quartiers_reconquête_denis_saint_seine", "police_policiers_quartiers_sécurité_reconquête", "république_école_qu_loi_républicain"], "marker": {"color": "black"}, "mode": "markers", "showlegend": false, "type": "scatter", "x": [0.9138, 0.8386, 0.8662, 0.9702, 0.7991, 0.6303, 0.7855, 0.8909, 0.9623, 1.038, 0.7361, 0.868, 0.9451, 0.7046, 0.8279, 0.9186, 1.212, 0.4069, 0.6068, 0.6522, 0.6955, 0.7791, 0.8535, 0.8849, 0.9001, 0.877, 0.7514, 0.7607, 0.8282, 0.8577, 0.9817, 1.02, 1.092, 0.7297, 0.77, 0.8892, 0.9187, 0.7326, 0.9914, 0.813, 0.9828, 1.357], "y": [-40, -80, -100, -86.25, -147.5, -190, -182.5, -210, -191.9, -162.8, -240, -260, -246.2, -307.5, -310.6, -313.9, -247.0, -370, -362.5, -440, -467.5, -450, -458.8, -500, -465.9, -527.5, -560, -590, -582.5, -637.5, -623.8, -595.6, -536.7, -727.5, -716.2, -725.3, -702.7, -760, -720.7, -817.5, -802.5, -692.7]}], "layout": {"autosize": false, "height": 1445, "hoverlabel": {"bgcolor": "white", "font": {"family": "Rockwell", "size": 16}}, "hovermode": "closest", "plot_bgcolor": "#ECEFF1", "showlegend": false, "title": {"font": {"color": "Black", "size": 22}, "text": "<b>Hierarchical Clustering</b>", "x": 0.5, "xanchor": "center", "yanchor": "top"}, "width": 1000, "xaxis": {"mirror": "allticks", "rangemode": "tozero", "showgrid": false, "showline": true, "showticklabels": true, "ticks": "outside", "type": "linear", "zeroline": false}, "yaxis": {"mirror": "allticks", "range": [-830, 0], "rangemode": "tozero", "showgrid": false, "showline": true, "showticklabels": true, "tickmode": "array", "ticks": "outside", "ticktext": ["80_vive_france_aime", "77_vie_vive_vivement", "76_jaurès_laïque_sociale", "78_gilets_jaunes_colère", "75_cese_environnemental_éco...", "67_esclavage_aboli_abolition", "81_excuses_propos_député", "72_motion_censure_instituti...", "35_honte_êtes_saccagez", "23_république_iiie_oui", "65_mettrais_aiment_êtes", "46_républicains_grâce_répub...", "68_extrême_droite_républica...", "28_rassembler_appelle_démoc...", "51_texte_commission_proposi...", "60_félicitations_adresser_a...", "47_courage_jamais_france", "10_antisémitisme_haine_anti...", "13_islam_musulmans_islamisme", "6_1905_laïcité_religion", "61_uniforme_tenue_école", "44_paty_samuel_professeur", "50_armées_militaire_défense", "53_mémoire_mention_pupille", "30_harkis_algérie_reconnais...", "64_vichy_génocide_homosexue...", "63_artsakh_arménie_azerbaïd...", "79_budget_budgétaire_ve", "29_49_ve_alinéa", "16_sanitaire_heures_commiss...", "21_ve_pouvoirs_parlement", "24_constituante_vie_peuple", "71_abstention_ve_élections", "74_scrutin_proportionnelle_...", "9_sport_fédérations_sportives", "26_associations_associatif_...", "1_contrat_associations_enga...", "55_associations_contrat_ass...", "40_vaccination_vaccinés_vac...", "7_santé_soins_hôpital", "73_salariés_entreprise_bran...", "59_handicap_personnes_acces...", "37_emploi_travail_chômage", "2_impôt_fiscale_fraude", "27_sociale_sécurité_solidar...", "4_égalité_femmes_droits", "0_école_enfants_éducation", "3_asile_intégration_étrangers", "8_mayotte_mahorais_comores", "57_logement_squat_propriété", "38_agricole_agriculture_agr...", "41_service_jeunes_universel", "45_fonction_publique_statut", "66_transparence_probité_exe...", "34_numérique_données_internet", "58_conseil_constitutionnel_...", "11_environnement_écologique...", "56_terrorisme_sûreté_présom...", "25_justice_judiciaire_sceaux", "39_mineurs_enfant_enfants", "69_assimilation_nationalité...", "62_polygamie_mariage_virgin...", "52_ivg_femmes_avortement", "54_femmes_violences_sexuelles", "48_voile_voilées_femmes", "17_langues_langue_régionales", "32_alsace_collectivité_région", "12_calédonie_nouvelle_nouméa", "20_polynésie_française_calé...", "31_corse_corses_île", "19_territoriale_portant_org...", "5_mer_territoires_ultramarins", "14_territoires_diversité_di...", "49_territoires_ruraux_débit", "70_ferroviaire_mobilité_lig...", "36_maires_élus_locaux", "82_commune_communes_confiance", "18_violences_ordre_violence", "15_policiers_police_ordre", "33_police_municipale_sécurité", "22_reconquête_quartiers_séc...", "43_quartiers_ville_reconquête", "42_denis_seine_saint"], "tickvals": [-5, -15, -25, -35, -45, -55, -65, -75, -85, -95, -105, -115, -125, -135, -145, -155, -165, -175, -185, -195, -205, -215, -225, -235, -245, -255, -265, -275, -285, -295, -305, -315, -325, -335, -345, -355, -365, -375, -385, -395, -405, -415, -425, -435, -445, -455, -465, -475, -485, -495, -505, -515, -525, -535, -545, -555, -565, -575, -585, -595, -605, -615, -625, -635, -645, -655, -665, -675, -685, -695, -705, -715, -725, -735, -745, -755, -765, -775, -785, -795, -805, -815, -825], "type": "linear", "zeroline": false}}}
